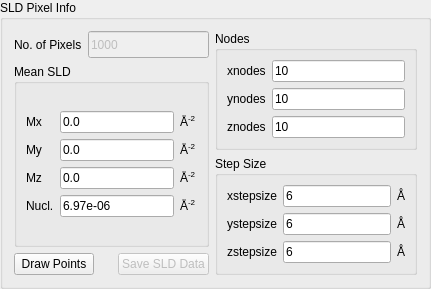
    <widget class="QGroupBox" name="groupBox_SLDPixelInfo">
     <property name="font">
      <font>
       <weight>50</weight>
       <bold>false</bold>
      </font>
     </property>
     <property name="title">
      <string>SLD Pixel Info</string>
     </property>
     <layout class="QGridLayout" name="gridLayout_11">
      <item row="0" column="0">
       <widget class="QLabel" name="lblNoPixels">
        <property name="font">
         <font>
          <weight>50</weight>
          <bold>false</bold>
         </font>
        </property>
        <property name="toolTip">
         <string>Number of pixels.
Not editable.</string>
        </property>
        <property name="text">
         <string>No. of Pixels</string>
        </property>
       </widget>
      </item>
      <item row="0" column="1" colspan="3">
       <widget class="QLineEdit" name="txtNoPixels">
        <property name="enabled">
         <bool>false</bool>
        </property>
        <property name="minimumSize">
         <size>
          <width>110</width>
          <height>27</height>
         </size>
        </property>
        <property name="font">
         <font>
          <weight>50</weight>
          <bold>false</bold>
         </font>
        </property>
        <property name="text">
         <string>1000</string>
        </property>
        <property name="readOnly">
         <bool>true</bool>
        </property>
       </widget>
      </item>
      <item row="1" column="0" rowspan="2" colspan="4">
       <widget class="QGroupBox" name="groupBox_5">
        <property name="font">
         <font>
          <weight>50</weight>
          <bold>false</bold>
         </font>
        </property>
        <property name="title">
         <string>Mean SLD</string>
        </property>
        <layout class="QGridLayout" name="gridLayout_8">
         <item row="0" column="0">
          <layout class="QGridLayout" name="gridLayout_4">
           <item row="0" column="0">
            <widget class="QLabel" name="lblMx">
             <property name="font">
              <font>
               <weight>50</weight>
               <bold>false</bold>
              </font>
             </property>
             <property name="toolTip">
              <string>&lt;html&gt;&lt;head/&gt;&lt;body&gt;&lt;p&gt;Mean value of M&lt;span style=&quot; vertical-align:sub;&quot;&gt;x&lt;/span&gt; (x-component of the magnetisation vector).&lt;/p&gt;&lt;/body&gt;&lt;/html&gt;</string>
             </property>
             <property name="text">
              <string>Mx</string>
             </property>
            </widget>
           </item>
           <item row="0" column="1">
            <widget class="QLineEdit" name="txtMx">
             <property name="minimumSize">
              <size>
               <width>70</width>
               <height>18</height>
              </size>
             </property>
             <property name="font">
              <font>
               <weight>50</weight>
               <bold>false</bold>
              </font>
             </property>
             <property name="toolTip">
              <string>x component of the magnetization vector in the laboratory xyz frame</string>
             </property>
             <property name="text">
              <string>0.0</string>
             </property>
            </widget>
           </item>
           <item row="0" column="2">
            <widget class="QLabel" name="lblUnitMx">
             <property name="font">
              <font>
               <weight>50</weight>
               <bold>false</bold>
              </font>
             </property>
             <property name="text">
              <string>&lt;html&gt;&lt;head/&gt;&lt;body&gt;&lt;p&gt;Å&lt;span style=&quot; vertical-align:super;&quot;&gt;-2&lt;/span&gt;&lt;/p&gt;&lt;/body&gt;&lt;/html&gt;</string>
             </property>
            </widget>
           </item>
           <item row="1" column="0">
            <widget class="QLabel" name="lblMy">
             <property name="font">
              <font>
               <weight>50</weight>
               <bold>false</bold>
              </font>
             </property>
             <property name="toolTip">
              <string>&lt;html&gt;&lt;head/&gt;&lt;body&gt;&lt;p&gt;Mean value of My (y-component of the magnetisation vector).&lt;/p&gt;&lt;/body&gt;&lt;/html&gt;</string>
             </property>
             <property name="text">
              <string>My</string>
             </property>
            </widget>
           </item>
           <item row="1" column="1">
            <widget class="QLineEdit" name="txtMy">
             <property name="minimumSize">
              <size>
               <width>70</width>
               <height>18</height>
              </size>
             </property>
             <property name="font">
              <font>
               <weight>50</weight>
               <bold>false</bold>
              </font>
             </property>
             <property name="toolTip">
              <string>y component of the magnetization vector in the laboratory xyz frame</string>
             </property>
             <property name="text">
              <string>0.0</string>
             </property>
            </widget>
           </item>
           <item row="1" column="2">
            <widget class="QLabel" name="lblUnitMy">
             <property name="font">
              <font>
               <weight>50</weight>
               <bold>false</bold>
              </font>
             </property>
             <property name="text">
              <string>&lt;html&gt;&lt;head/&gt;&lt;body&gt;&lt;p&gt;Å&lt;span style=&quot; vertical-align:super;&quot;&gt;-2&lt;/span&gt;&lt;/p&gt;&lt;/body&gt;&lt;/html&gt;</string>
             </property>
            </widget>
           </item>
           <item row="2" column="0">
            <widget class="QLabel" name="lblMz">
             <property name="font">
              <font>
               <weight>50</weight>
               <bold>false</bold>
              </font>
             </property>
             <property name="toolTip">
              <string>&lt;html&gt;&lt;head/&gt;&lt;body&gt;&lt;p&gt;Mean value of M&lt;span style=&quot; vertical-align:sub;&quot;&gt;z&lt;/span&gt; (z-component of the magnetisation vector).&lt;/p&gt;&lt;/body&gt;&lt;/html&gt;</string>
             </property>
             <property name="text">
              <string>Mz</string>
             </property>
            </widget>
           </item>
           <item row="2" column="1">
            <widget class="QLineEdit" name="txtMz">
             <property name="minimumSize">
              <size>
               <width>70</width>
               <height>18</height>
              </size>
             </property>
             <property name="font">
              <font>
               <weight>50</weight>
               <bold>false</bold>
              </font>
             </property>
             <property name="toolTip">
              <string>z component of the magnetization vector in the laboratory xyz frame</string>
             </property>
             <property name="text">
              <string>0.0</string>
             </property>
            </widget>
           </item>
           <item row="2" column="2">
            <widget class="QLabel" name="lblUnitMz">
             <property name="font">
              <font>
               <weight>50</weight>
               <bold>false</bold>
              </font>
             </property>
             <property name="text">
              <string>&lt;html&gt;&lt;head/&gt;&lt;body&gt;&lt;p&gt;Å&lt;span style=&quot; vertical-align:super;&quot;&gt;-2&lt;/span&gt;&lt;/p&gt;&lt;/body&gt;&lt;/html&gt;</string>
             </property>
            </widget>
           </item>
           <item row="3" column="0">
            <widget class="QLabel" name="lblNucl">
             <property name="font">
              <font>
               <weight>50</weight>
               <bold>false</bold>
              </font>
             </property>
             <property name="toolTip">
              <string>&lt;html&gt;&lt;head/&gt;&lt;body&gt;&lt;p&gt;Average of the nuclear scattering density.&lt;/p&gt;&lt;/body&gt;&lt;/html&gt;</string>
             </property>
             <property name="text">
              <string>Nucl.</string>
             </property>
            </widget>
           </item>
           <item row="3" column="1">
            <widget class="QLineEdit" name="txtNucl">
             <property name="minimumSize">
              <size>
               <width>70</width>
               <height>18</height>
              </size>
             </property>
             <property name="font">
              <font>
               <weight>50</weight>
               <bold>false</bold>
              </font>
             </property>
             <property name="text">
              <string>6.97e-06</string>
             </property>
            </widget>
           </item>
           <item row="3" column="2">
            <widget class="QLabel" name="lblUnitNucl">
             <property name="font">
              <font>
               <weight>50</weight>
               <bold>false</bold>
              </font>
             </property>
             <property name="text">
              <string>&lt;html&gt;&lt;head/&gt;&lt;body&gt;&lt;p&gt;Å&lt;span style=&quot; vertical-align:super;&quot;&gt;-2&lt;/span&gt;&lt;/p&gt;&lt;/body&gt;&lt;/html&gt;</string>
             </property>
            </widget>
           </item>
          </layout>
         </item>
        </layout>
       </widget>
      </item>
      <item row="0" column="4" rowspan="2" colspan="4">
       <widget class="QGroupBox" name="groupBox_6">
        <property name="font">
         <font>
          <weight>50</weight>
          <bold>false</bold>
         </font>
        </property>
        <property name="title">
         <string>Nodes</string>
        </property>
        <layout class="QGridLayout" name="gridLayout_9">
         <item row="0" column="0">
          <layout class="QGridLayout" name="gridLayout_Nodes">
           <item row="0" column="0">
            <widget class="QLabel" name="lblXnodes">
             <property name="font">
              <font>
               <weight>50</weight>
               <bold>false</bold>
              </font>
             </property>
             <property name="text">
              <string>xnodes</string>
             </property>
            </widget>
           </item>
           <item row="0" column="1">
            <widget class="QLineEdit" name="txtXnodes">
             <property name="minimumSize">
              <size>
               <width>56</width>
               <height>18</height>
              </size>
             </property>
             <property name="font">
              <font>
               <weight>50</weight>
               <bold>false</bold>
              </font>
             </property>
             <property name="text">
              <string>10</string>
             </property>
            </widget>
           </item>
           <item row="1" column="0">
            <widget class="QLabel" name="label_ynodes">
             <property name="font">
              <font>
               <weight>50</weight>
               <bold>false</bold>
              </font>
             </property>
             <property name="text">
              <string>ynodes</string>
             </property>
            </widget>
           </item>
           <item row="1" column="1">
            <widget class="QLineEdit" name="txtYnodes">
             <property name="minimumSize">
              <size>
               <width>56</width>
               <height>18</height>
              </size>
             </property>
             <property name="font">
              <font>
               <weight>50</weight>
               <bold>false</bold>
              </font>
             </property>
             <property name="text">
              <string>10</string>
             </property>
            </widget>
           </item>
           <item row="2" column="0">
            <widget class="QLabel" name="label_znodes">
             <property name="font">
              <font>
               <weight>50</weight>
               <bold>false</bold>
              </font>
             </property>
             <property name="text">
              <string>znodes</string>
             </property>
            </widget>
           </item>
           <item row="2" column="1">
            <widget class="QLineEdit" name="txtZnodes">
             <property name="minimumSize">
              <size>
               <width>56</width>
               <height>18</height>
              </size>
             </property>
             <property name="font">
              <font>
               <weight>50</weight>
               <bold>false</bold>
              </font>
             </property>
             <property name="text">
              <string>10</string>
             </property>
            </widget>
           </item>
          </layout>
         </item>
        </layout>
       </widget>
      </item>
      <item row="2" column="4" rowspan="2" colspan="4">
       <widget class="QGroupBox" name="groupBox_Stepsize">
        <property name="font">
         <font>
          <weight>50</weight>
          <bold>false</bold>
         </font>
        </property>
        <property name="title">
         <string>Step Size</string>
        </property>
        <layout class="QGridLayout" name="gridLayout_10">
         <item row="0" column="0">
          <layout class="QGridLayout" name="gridLayout_Stepsize">
           <item row="0" column="0">
            <widget class="QLabel" name="lblXstepsize">
             <property name="font">
              <font>
               <weight>50</weight>
               <bold>false</bold>
              </font>
             </property>
             <property name="text">
              <string>xstepsize</string>
             </property>
            </widget>
           </item>
           <item row="0" column="1">
            <widget class="QLineEdit" name="txtXstepsize">
             <property name="minimumSize">
              <size>
               <width>50</width>
               <height>18</height>
              </size>
             </property>
             <property name="font">
              <font>
               <weight>50</weight>
               <bold>false</bold>
              </font>
             </property>
             <property name="text">
              <string>6</string>
             </property>
            </widget>
           </item>
           <item row="0" column="2">
            <widget class="QLabel" name="lblUnitx">
             <property name="font">
              <font>
               <weight>50</weight>
               <bold>false</bold>
              </font>
             </property>
             <property name="text">
              <string>Å</string>
             </property>
            </widget>
           </item>
           <item row="1" column="0">
            <widget class="QLabel" name="lblYstepsize">
             <property name="font">
              <font>
               <weight>50</weight>
               <bold>false</bold>
              </font>
             </property>
             <property name="text">
              <string>ystepsize</string>
             </property>
            </widget>
           </item>
           <item row="1" column="1">
            <widget class="QLineEdit" name="txtYstepsize">
             <property name="minimumSize">
              <size>
               <width>50</width>
               <height>18</height>
              </size>
             </property>
             <property name="font">
              <font>
               <weight>50</weight>
               <bold>false</bold>
              </font>
             </property>
             <property name="text">
              <string>6</string>
             </property>
            </widget>
           </item>
           <item row="1" column="2">
            <widget class="QLabel" name="lblUnity">
             <property name="font">
              <font>
               <weight>50</weight>
               <bold>false</bold>
              </font>
             </property>
             <property name="text">
              <string>Å</string>
             </property>
            </widget>
           </item>
           <item row="2" column="0">
            <widget class="QLabel" name="lblZstepsize">
             <property name="font">
              <font>
               <weight>50</weight>
               <bold>false</bold>
              </font>
             </property>
             <property name="text">
              <string>zstepsize</string>
             </property>
            </widget>
           </item>
           <item row="2" column="1">
            <widget class="QLineEdit" name="txtZstepsize">
             <property name="minimumSize">
              <size>
               <width>50</width>
               <height>18</height>
              </size>
             </property>
             <property name="font">
              <font>
               <weight>50</weight>
               <bold>false</bold>
              </font>
             </property>
             <property name="text">
              <string>6</string>
             </property>
            </widget>
           </item>
           <item row="2" column="2">
            <widget class="QLabel" name="lblUnitz">
             <property name="font">
              <font>
               <weight>50</weight>
               <bold>false</bold>
              </font>
             </property>
             <property name="text">
              <string>Å</string>
             </property>
            </widget>
           </item>
          </layout>
         </item>
        </layout>
       </widget>
      </item>
      <item row="3" column="0" colspan="2">
       <widget class="QPushButton" name="cmdDrawpoints">
        <property name="enabled">
         <bool>true</bool>
        </property>
        <property name="sizePolicy">
         <sizepolicy hsizetype="Minimum" vsizetype="Fixed">
          <horstretch>0</horstretch>
          <verstretch>0</verstretch>
         </sizepolicy>
        </property>
        <property name="font">
         <font>
          <weight>50</weight>
          <bold>false</bold>
         </font>
        </property>
        <property name="toolTip">
         <string>&lt;html&gt;&lt;head/&gt;&lt;body&gt;&lt;p&gt;Draw a scatter plot for sld profile (without arrows)&lt;/p&gt;&lt;/body&gt;&lt;/html&gt;</string>
        </property>
        <property name="text">
         <string>Draw Points</string>
        </property>
        <property name="autoDefault">
         <bool>false</bool>
        </property>
       </widget>
      </item>
      <item row="3" column="2">
       <spacer name="horizontalSpacer">
        <property name="orientation">
         <enum>Qt::Horizontal</enum>
        </property>
        <property name="sizeHint" stdset="0">
         <size>
          <width>7</width>
          <height>20</height>
         </size>
        </property>
       </spacer>
      </item>
      <item row="3" column="3">
       <widget class="QPushButton" name="cmdSave">
        <property name="enabled">
         <bool>false</bool>
        </property>
        <property name="sizePolicy">
         <sizepolicy hsizetype="Minimum" vsizetype="Fixed">
          <horstretch>0</horstretch>
          <verstretch>0</verstretch>
         </sizepolicy>
        </property>
        <property name="font">
         <font>
          <weight>50</weight>
          <bold>false</bold>
         </font>
        </property>
        <property name="toolTip">
         <string>&lt;html&gt;&lt;head/&gt;&lt;body&gt;&lt;p&gt;Save the sld data as sld format.&lt;/p&gt;&lt;/body&gt;&lt;/html&gt;</string>
        </property>
        <property name="text">
         <string>Save SLD Data</string>
        </property>
        <property name="autoDefault">
         <bool>false</bool>
        </property>
       </widget>
      </item>
     </layout>
     <zorder>cmdDrawpoints</zorder>
     <zorder>cmdSave</zorder>
     <zorder>lblNoPixels</zorder>
     <zorder>txtNoPixels</zorder>
     <zorder>groupBox_5</zorder>
     <zorder>groupBox_6</zorder>
     <zorder>groupBox_Stepsize</zorder>
     <zorder>verticalSpacer_2</zorder>
    </widget>
